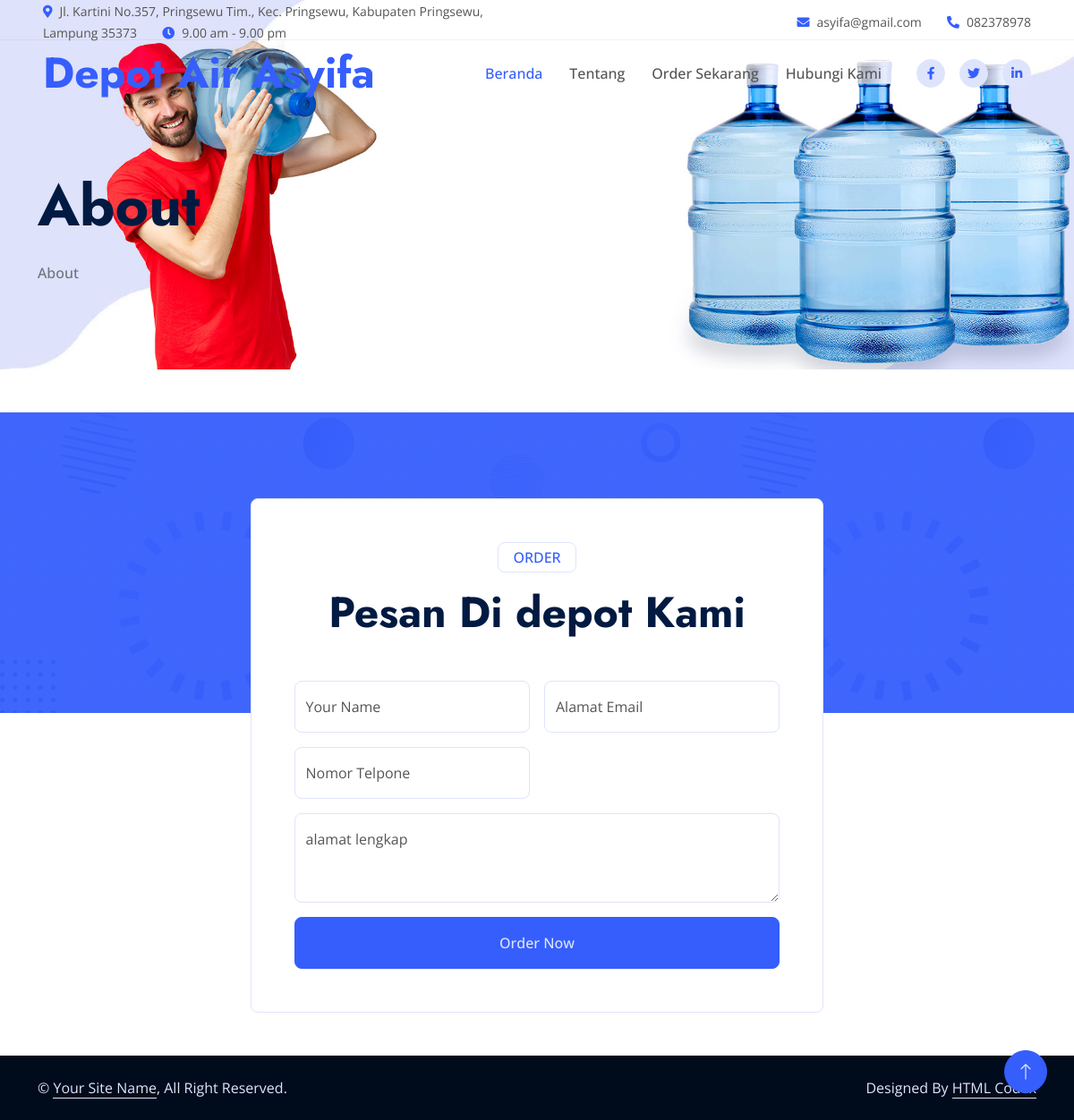
The app's page /halaman.php?aksi=book with its own data.
### tables this page shows
CREATE TABLE `profil` (
  `id_profil` int(20) NOT NULL,
  `nama_app` varchar(100) NOT NULL,
  `tahun` varchar(250) NOT NULL,
  `nama` varchar(250) NOT NULL,
  `alias` varchar(350) NOT NULL,
  `alamat` text NOT NULL,
  `isi` text NOT NULL,
  `gambar` varchar(100) NOT NULL,
  `akabest` varchar(250) NOT NULL,
  `peta` text NOT NULL
);

### koneksi.php (called while the page is built, shortened)
<?php
$server = "localhost";
$username = "root";
$password = "";
$database = "db_depoair";
$koneksi = mysqli_connect($server,$username,$password) or die("Koneksi gagal");
mysqli_select_db($koneksi,$database) or die("Database tidak bisa dibuka");
$kontak_kami=mysqli_query($koneksi,"SELECT * FROM profil WHERE id_profil ='1'");
$k_k=mysqli_fetch_array($kontak_kami);
?>

### menu.php (the view, shortened to what this page needs)
<div class="container-fluid fixed-top px-0 wow fadeIn" data-wow-delay="0.1s">
        <div class="top-bar row gx-0 align-items-center d-none d-lg-flex">
            <div class="col-lg-6 px-5 text-start">
                <small><i class="fa fa-map-marker-alt text-primary me-2"></i><?php echo"$k_k[alamat]";?></small>
                <small class="ms-4"><i class="fa fa-clock text-primary me-2"></i>9.00 am - 9.00 pm</small>
            </div>
            <div class="col-lg-6 px-5 text-end">
                <small><i class="fa fa-envelope text-primary me-2"></i><?php echo"$k_k[alias]";?></small>
                <small class="ms-4"><i class="fa fa-phone-alt text-primary me-2"></i><?php echo"$k_k[tahun]";?></small>
            </div>
        </div>
        <nav class="navbar navbar-expand-lg navbar-light py-lg-0 px-lg-5 wow fadeIn" data-wow-delay="0.1s">
            <a href="index.php" class="navbar-brand ms-4 ms-lg-0">
                <h1 class="display-5 text-primary m-0"><?php echo"$k_k[nama]";?></h1>
            </a>
            <div class="collapse navbar-collapse" id="navbarCollapse">
                <div class="navbar-nav ms-auto p-4 p-lg-0">
                    <a href="index.php" class="nav-item nav-link active">Beranda</a>
                    <a href="halaman.php?aksi=tentang" class="nav-item nav-link">Tentang</a>
                    <?php if( $_SESSION['nama']==''){?>
											<a href="halaman.php?aksi=book" class="nav-item nav-link">Order Sekarang</a>
<?php }else{?>
	<a href="booking.php?aksi=produk" class="nav-item nav-link">Lihat Order</a>
	<?php }?>
                    <a href="halaman.php?aksi=hubungi" class="nav-item nav-link">Hubungi Kami</a>
                </div>
                <div class="d-none d-lg-flex ms-2">
                    <a class="btn btn-light btn-sm-square rounded-circle ms-3" href="">
                        <small class="fab fa-facebook-f text-primary"></small>
                    </a>
                    <a class="btn btn-light btn-sm-square rounded-circle ms-3" href="">
                        <small class="fab fa-twitter text-primary"></small>
                    </a>
                    <a class="btn btn-light btn-sm-square rounded-circle ms-3" href="">
                        <small class="fab fa-linkedin-in text-primary"></small>
                    </a>
                </div>
            </div>
        </nav>
    </div>

### tema/css/style.css (style rules this page uses)
:root { --primary: #355EFC; --secondary: #E93C05; --tertiary: #555555; --light: #DFE4FD; --dark: #011A41; }
h1, .h1, h2, .h2, .fw-bold { font-weight: 700 !important; }
.btn { transition: .5s; font-weight: 500; }
.btn-sm-square { width: 32px; height: 32px; }
.btn-square, .btn-sm-square, .btn-lg-square { padding: 0; display: flex; align-items: center; justify-content: center; font-weight: normal; }
.fixed-top { transition: .5s; }
.top-bar { height: 45px; border-bottom: 1px solid rgba(53, 94, 252, .07); }
.navbar .navbar-nav .nav-link { padding: 25px 15px; color: var(--tertiary); font-weight: 500; outline: none; }
.navbar .navbar-nav .nav-link:hover, .navbar .navbar-nav .nav-link.active { color: var(--primary); }

### halaman.php (style rules this page uses)
body { margin: 0; padding: 0; }

### records on screen
profil: alamat "Jl. Kartini No.357, Pringsewu Tim., Kec. Pringsewu, Kabupaten Pringsewu, Lampung 35373", alias "asyifa@gmail.com", tahun "082378978", nama "Depot Air Asyifa"
